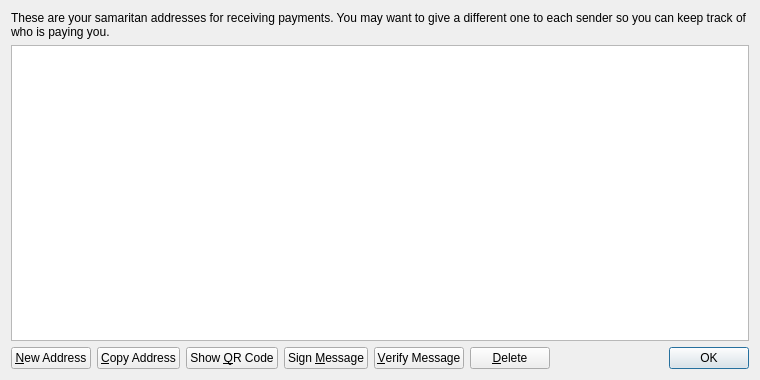
<?xml version="1.0" encoding="UTF-8"?>
<ui version="4.0">
 <class>AddressBookPage</class>
 <widget class="QWidget" name="AddressBookPage">
  <property name="geometry">
   <rect>
    <x>0</x>
    <y>0</y>
    <width>760</width>
    <height>380</height>
   </rect>
  </property>
  <property name="windowTitle">
   <string>Address Book</string>
  </property>
  <property name="styleSheet">
   <string notr="true">background-image: url(:/images/gr);</string>
  </property>
  <layout class="QVBoxLayout" name="verticalLayout">
   <item>
    <widget class="QLabel" name="labelExplanation">
     <property name="text">
      <string>These are your samaritan addresses for receiving payments. You may want to give a different one to each sender so you can keep track of who is paying you.</string>
     </property>
     <property name="textFormat">
      <enum>Qt::PlainText</enum>
     </property>
     <property name="wordWrap">
      <bool>true</bool>
     </property>
    </widget>
   </item>
   <item>
    <widget class="QTableView" name="tableView">
     <property name="contextMenuPolicy">
      <enum>Qt::CustomContextMenu</enum>
     </property>
     <property name="toolTip">
      <string>Double-click to edit address or label</string>
     </property>
     <property name="tabKeyNavigation">
      <bool>false</bool>
     </property>
     <property name="alternatingRowColors">
      <bool>true</bool>
     </property>
     <property name="selectionMode">
      <enum>QAbstractItemView::SingleSelection</enum>
     </property>
     <property name="selectionBehavior">
      <enum>QAbstractItemView::SelectRows</enum>
     </property>
     <property name="sortingEnabled">
      <bool>true</bool>
     </property>
     <attribute name="verticalHeaderVisible">
      <bool>false</bool>
     </attribute>
    </widget>
   </item>
   <item>
    <layout class="QHBoxLayout" name="horizontalLayout">
     <item>
      <widget class="QPushButton" name="newAddressButton">
       <property name="toolTip">
        <string>Create a new address</string>
       </property>
       <property name="text">
        <string>&amp;New Address</string>
       </property>
       <property name="icon">
        <iconset resource="../bitcoin.qrc">
         <normaloff>:/icons/add</normaloff>:/icons/add</iconset>
       </property>
      </widget>
     </item>
     <item>
      <widget class="QPushButton" name="copyToClipboard">
       <property name="toolTip">
        <string>Copy the currently selected address to the system clipboard</string>
       </property>
       <property name="text">
        <string>&amp;Copy Address</string>
       </property>
       <property name="icon">
        <iconset resource="../bitcoin.qrc">
         <normaloff>:/icons/editcopy</normaloff>:/icons/editcopy</iconset>
       </property>
      </widget>
     </item>
     <item>
      <widget class="QPushButton" name="showQRCode">
       <property name="text">
        <string>Show &amp;QR Code</string>
       </property>
       <property name="icon">
        <iconset resource="../bitcoin.qrc">
         <normaloff>:/icons/qrcode</normaloff>:/icons/qrcode</iconset>
       </property>
      </widget>
     </item>
     <item>
      <widget class="QPushButton" name="signMessage">
       <property name="toolTip">
        <string>Sign a message to prove you own a samaritan address</string>
       </property>
       <property name="text">
        <string>Sign &amp;Message</string>
       </property>
       <property name="icon">
        <iconset resource="../bitcoin.qrc">
         <normaloff>:/icons/edit</normaloff>:/icons/edit</iconset>
       </property>
      </widget>
     </item>
     <item>
      <widget class="QPushButton" name="verifyMessage">
       <property name="toolTip">
        <string>Verify a message to ensure it was signed with a specified samaritan address</string>
       </property>
       <property name="text">
        <string>&amp;Verify Message</string>
       </property>
       <property name="icon">
        <iconset resource="../bitcoin.qrc">
         <normaloff>:/icons/transaction_0</normaloff>:/icons/transaction_0</iconset>
       </property>
      </widget>
     </item>
     <item>
      <widget class="QPushButton" name="deleteButton">
       <property name="toolTip">
        <string>Delete the currently selected address from the list</string>
       </property>
       <property name="text">
        <string>&amp;Delete</string>
       </property>
       <property name="icon">
        <iconset resource="../bitcoin.qrc">
         <normaloff>:/icons/remove</normaloff>:/icons/remove</iconset>
       </property>
      </widget>
     </item>
     <item>
      <spacer name="horizontalSpacer">
       <property name="orientation">
        <enum>Qt::Horizontal</enum>
       </property>
       <property name="sizeHint" stdset="0">
        <size>
         <width>40</width>
         <height>20</height>
        </size>
       </property>
      </spacer>
     </item>
     <item>
      <widget class="QDialogButtonBox" name="buttonBox">
       <property name="sizePolicy">
        <sizepolicy hsizetype="Maximum" vsizetype="Fixed">
         <horstretch>0</horstretch>
         <verstretch>0</verstretch>
        </sizepolicy>
       </property>
       <property name="standardButtons">
        <set>QDialogButtonBox::Ok</set>
       </property>
      </widget>
     </item>
    </layout>
   </item>
  </layout>
 </widget>
 <resources>
  <include location="../bitcoin.qrc"/>
 </resources>
 <connections/>
</ui>
